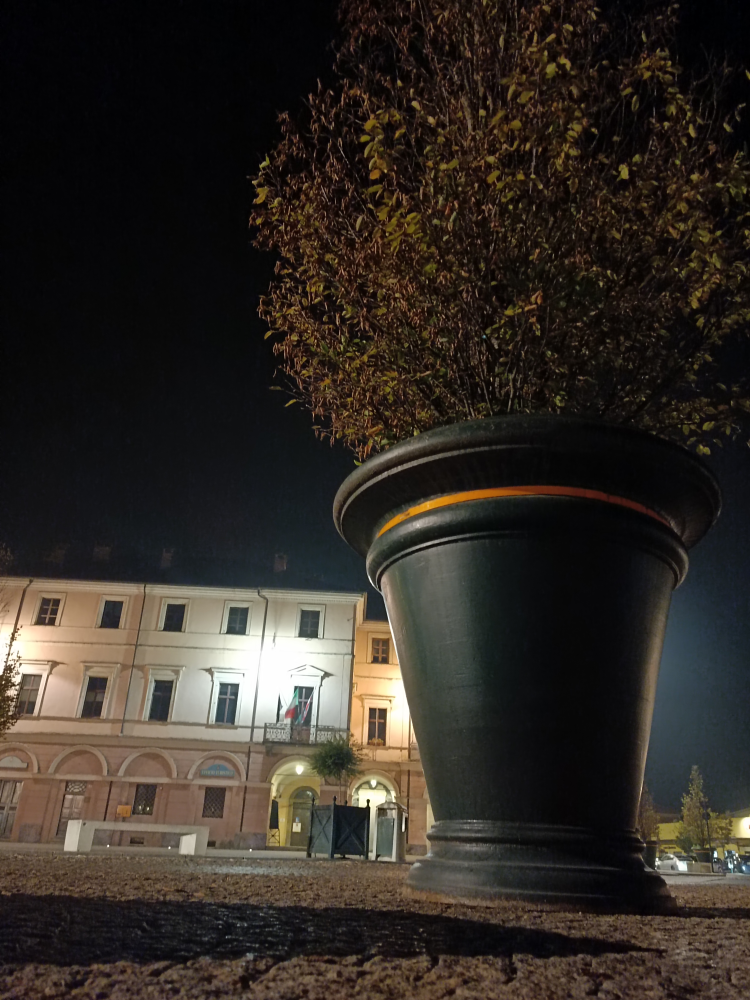
%> input picture image 1.jpg, 3000 x 4000 px (shown at 1/4 size)
$ octave homework.m   (GNU Octave 9; MATLAB toolbox functions it lacks are replaced by stand-ins)
%> lines starting %> are read from the running program, lines starting %| are printed output that depends on the picture; in (x1, y1, x2, y2) boxes, pixels count from 0 and x2, y2 are one past the last pixel; in counts of white or black regions, pixels touching at a corner belong together; the program's own positions count from 1
clear
close all
clc

%Img=imread("C:\Users\Dell\OneDrive - Politecnico di Milano\4° anno\1° semestre\Image analysis and computer vision\HOMEWORK 2022-2023\stilizzata.png");
Img=imread("C:\Users\Dell\OneDrive - Politecnico di Milano\4° anno\1° semestre\Image analysis and computer vision\HOMEWORK 2022-2023\image 1.jpg");
Img=rgb2gray(Img);
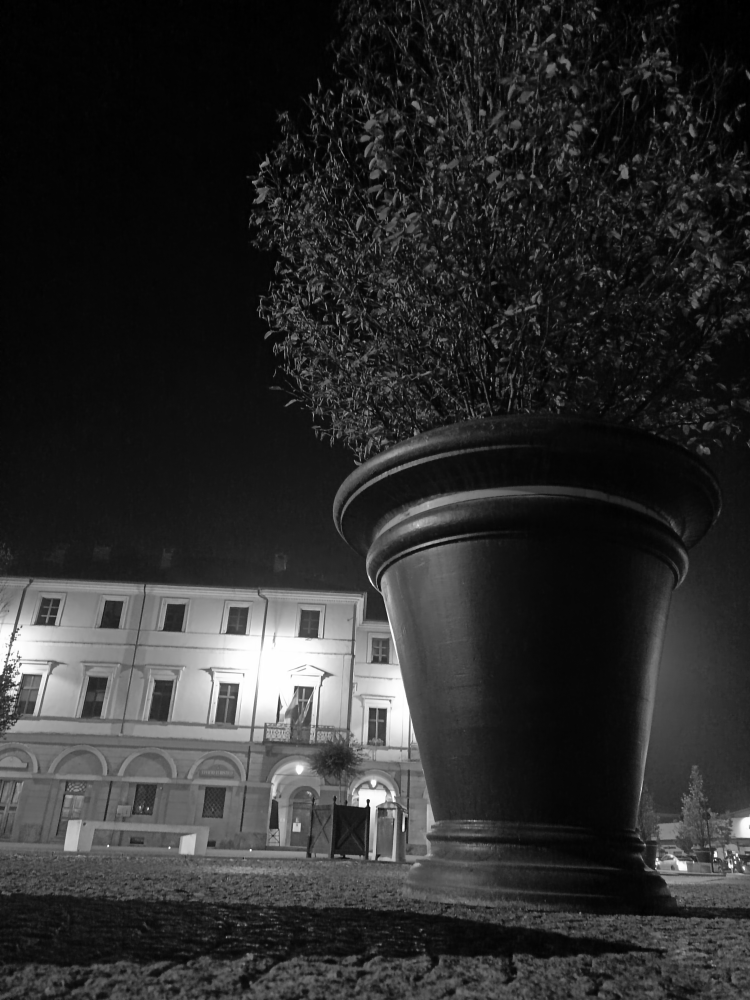
%> Img: size 4000x3000 uint8 (shown at 1/4 size); min 0, max 255, mean 44.8
Img=im2double(Img);
%> Img: size 4000x3000 double
edges = edge(Img, 'canny', [0.025 0.06]);
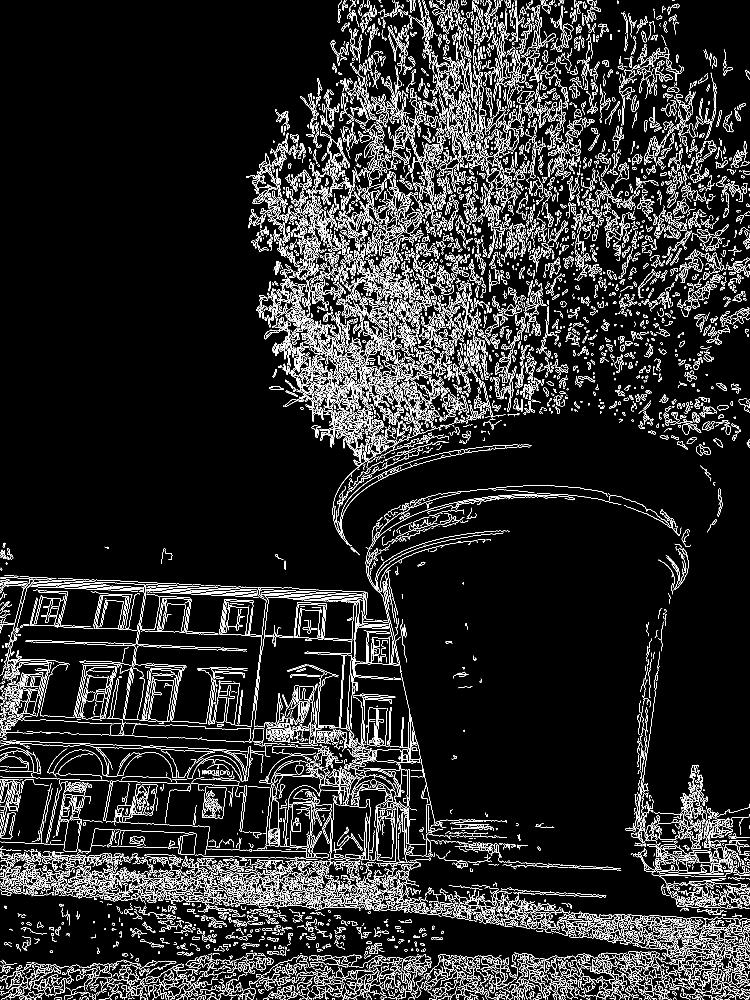
%> edges: size 4000x3000 logical (shown at 1/4 size); 5.2% white in thin lines or dots
figure(1), imshow(edges);
hold on;

%Computation of C1
%> (the run ends here)

$ run again, with a1.jpg copied over image 1.jpg
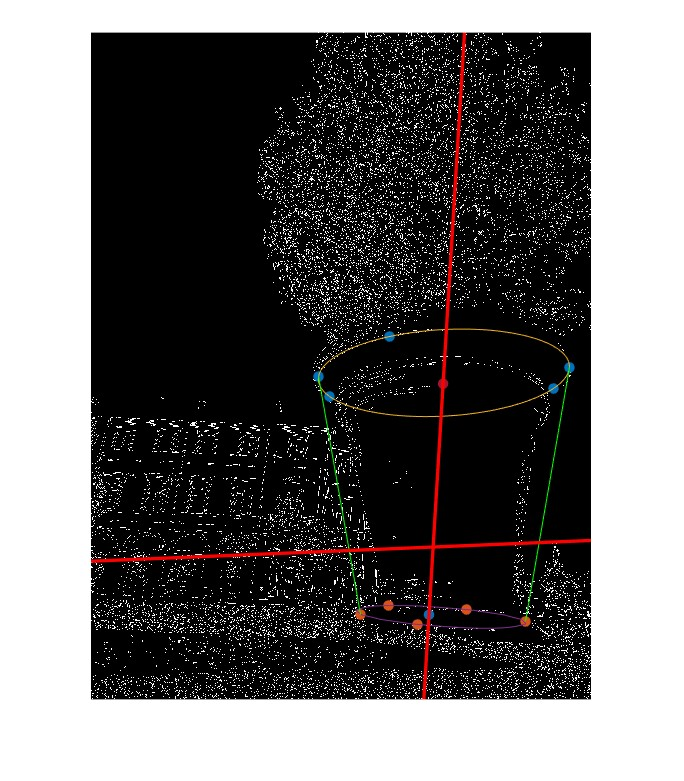
%> input picture a1.jpg, 684 x 781 px
%> Img is the input picture: size 781x684x3 uint8; mean R, G, B 107, 105.3, 105.1
%> `edges = edge(Img, 'canny', [0.025 0.06]);`:
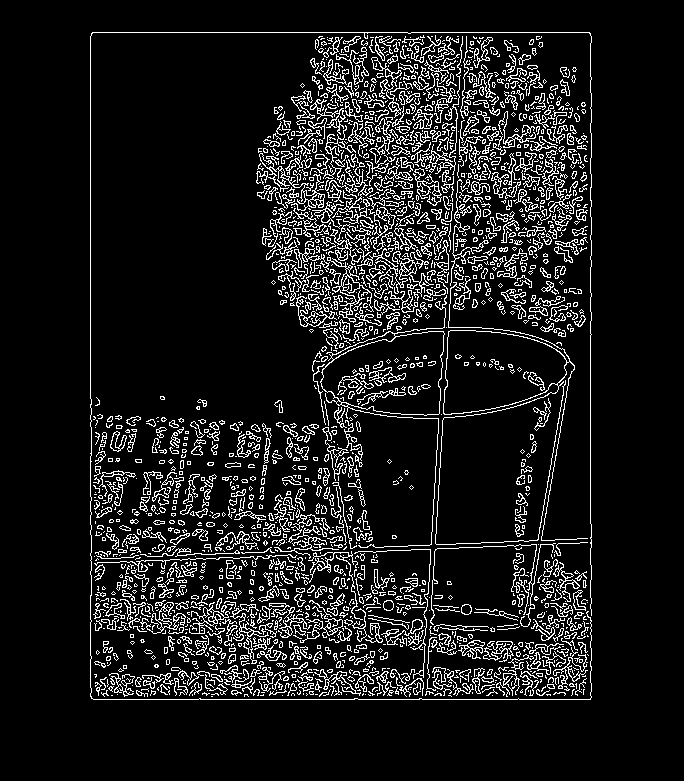
%> edges: size 781x684 logical; 10.4% white in thin lines or dots, all inside (x1, y1, x2, y2) = (90, 32, 592, 700)
